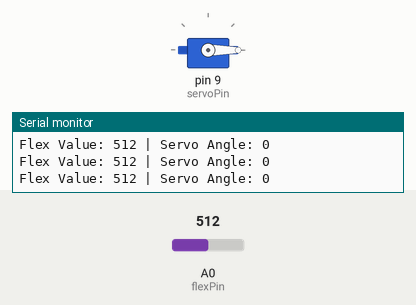
This sketch was run on a simulated Arduino Uno, built with avr-gcc and run on an emulated ATmega328P. On the bench: servo, the last lines printed to the serial monitor. Inputs (shaded band) come from the test bench; at power-on: A0 (flexPin) = 512.

Above: at 1.2 s.
1.3 s: A0 (flexPin) set to 716
At 2.3 s:
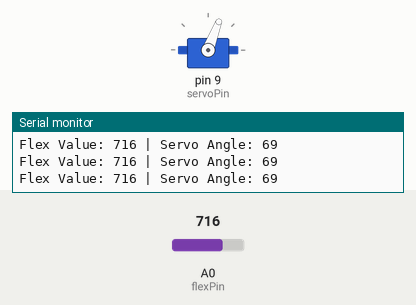
2.8 s: A0 (flexPin) set to 900
At 3.2 s:
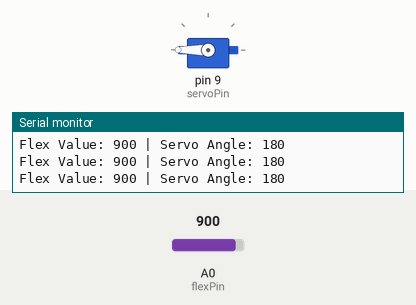
Timing chart, 0 to 5.8 s (numbered marks = the images above; inputs shaded):
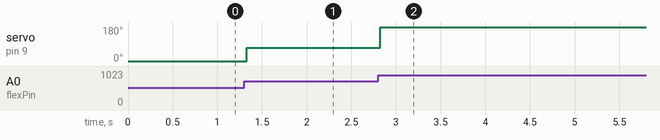

Measured:
- after the input at 1.3 s, servo on pin 9 (servoPin): 0° → 69° at once
- after the input at 2.8 s, servo on pin 9 (servoPin): 69° → 180° at once

The sketch:

sketch_jan3a.ino
```cpp
#include <Servo.h>

Servo fingerServo;

int flexPin = A0;     // Flex sensor connected to A0
int servoPin = 9;     // Servo signal pin

int flexValue;
int servoAngle;

void setup() {
  fingerServo.attach(servoPin);
  Serial.begin(9600);
}

void loop() {
  flexValue = analogRead(flexPin);

  // Map flex sensor values to servo angle
  // Adjust these values after testing
  servoAngle = map(flexValue, 600, 900, 0, 180);

  // Limit angle range
  servoAngle = constrain(servoAngle, 0, 180);

  fingerServo.write(servoAngle);

  // Debug values
  Serial.print("Flex Value: ");
  Serial.print(flexValue);
  Serial.print(" | Servo Angle: ");
  Serial.println(servoAngle);

  delay(20);
}
```
